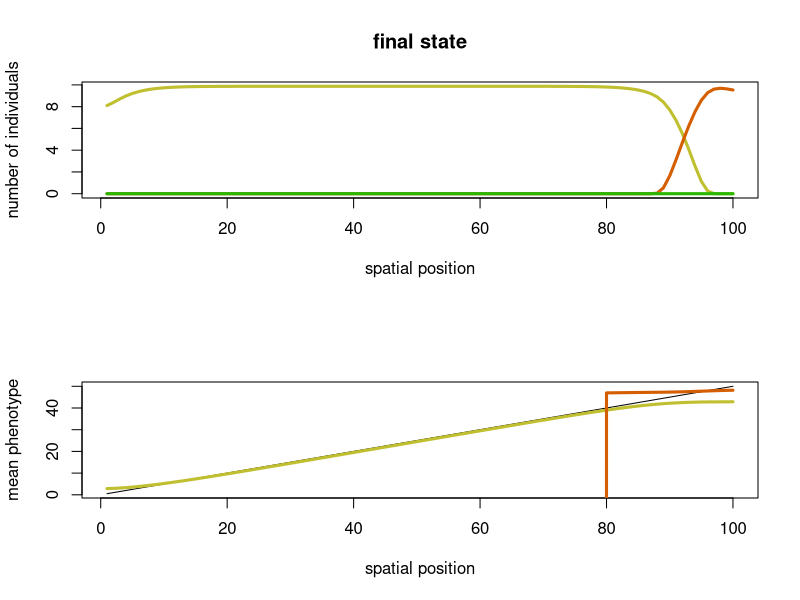
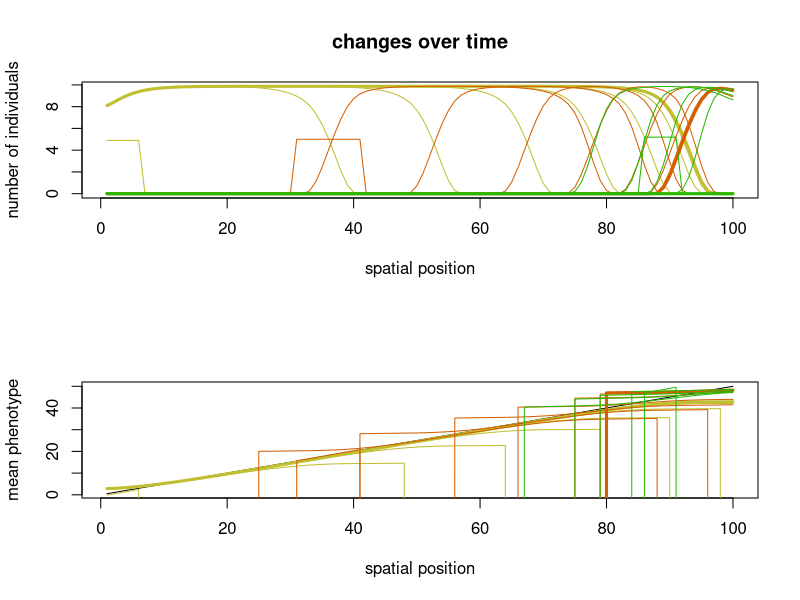

Reproduce these figures in R, in order.
myyellow <- rgb(0.750, 0.750, 0.188) #BFBF30
myorange <- rgb(0.832, 0.367, 0)     #D45E00
mygreen <- rgb(0.161, 0.718, 0.008)  #29B702
myblue <- rgb(0, 0.445, 0.695)       #0071B1
mypurple <- rgb(0.443, 0.035, 0.667) #7109AA
mycol <- c(myyellow, myorange, mygreen, myblue, mypurple)

#--------------------------------------------------
# mv ../input/*.dat .
# or make a simlink
#-------------------------------------------------- 
# setwd("../test/03-dispersal_first/")
setwd("/home/emma/plastic-cd/EvoCompX/input/")

# number of species
nsp <- 3

# slope of the optimum phenotype function
opt.slope <- 0.5  # could get from params file

# open an output file
pdf("results.pdf", width=8.5, height=11)
par(mfrow=c(2,1))


#--------------------------------------------------
# The final state of the system
#-------------------------------------------------- 

dat.num = read.table("num_final.dat")
dat.zbar = read.table("zbar_final.dat")
dat = cbind(dat.num, dat.zbar)
names(dat) = paste(append(rep("num", nsp), rep("zbar", nsp)), 
                   rep(as.character(seq(nsp)), 2), sep="")

x = seq(length(dat[,1]))

# number of individuals
plot(x, dat$num1, type="l", lwd=3, col=mycol[1], xlab="spatial position",
        ylab="number of individuals")
lines(x, dat$num2, lwd=3, col=mycol[2])
lines(x, dat$num3, lwd=3, col=mycol[3])
# lines(x, dat$num4, lwd=3, col=mycol[4])
# lines(x, dat$num5, lwd=3, col=mycol[5])
# TODO: use a loop, but need to name columns differently

title("final state")

# mean phenotype
plot(x, x*opt.slope, type="l", xlab="spatial position", ylab="mean phenotype")
lines(x, dat$zbar1, lwd=3, col=mycol[1])
lines(x, dat$zbar2, lwd=3, col=mycol[2])
# lines(x, dat$zbar3, lwd=3, col=mycol[3])
# lines(x, dat$zbar4, lwd=3, col=mycol[4])
# lines(x, dat$zbar5, lwd=3, col=mycol[5])

# TODO: when plotting zbar, omit points for which num is very small (or at least omit UNDEF)

#--------------------------------------------------
# Changes over time
#-------------------------------------------------- 

# swap rows and columns while reading in data
# so each time slice is a column and each row is a cell
num1 = t(read.table("num1.dat"))
num2 = t(read.table("num2.dat"))
num3 = t(read.table("num3.dat"))
# num4 = t(read.table("num4.dat"))
# num5 = t(read.table("num5.dat"))
zbar1 = t(read.table("zbar1.dat"))
zbar2 = t(read.table("zbar2.dat"))
zbar3 = t(read.table("zbar3.dat"))
# zbar4 = t(read.table("zbar4.dat"))
# zbar5 = t(read.table("zbar5.dat"))

t = length(num1[1,])
x = seq(length(num1[,1]))

# plot abundances
plot(x, num1[,t], type="l", lwd=3, col=mycol[1], xlab="spatial position",
        ylab="number of individuals")
matlines(x, num1[], col=mycol[1], lty=1)
lines(x, num2[,t], lwd=3, col=mycol[2])
matlines(x, num2[], col=mycol[2], lty=1)
lines(x, num3[,t], lwd=3, col=mycol[3])
matlines(x, num3[], col=mycol[3], lty=1)
# lines(x, num4[,t], lwd=3, col=mycol[4])
# matlines(x, num4[], col=mycol[4], lty=1)
# lines(x, num5[,t], lwd=3, col=mycol[5])
# matlines(x, num5[], col=mycol[5], lty=1)

title("changes over time")

# plot mean phenotypes
plot(x, x*opt.slope, type="l", xlab="spatial position", ylab="mean phenotype")
lines(x, zbar1[,t], lwd=3, col=mycol[1])
matlines(x, zbar1[], col=mycol[1], lty=1)
lines(x, zbar2[,t], lwd=3, col=mycol[2])
matlines(x, zbar2[], col=mycol[2], lty=1)
lines(x, zbar3[,t], lwd=3, col=mycol[3])
matlines(x, zbar3[], col=mycol[3], lty=1)
# lines(x, zbar4[,t], lwd=3, col=mycol[4])
# matlines(x, zbar4[], col=mycol[4], lty=1)
# lines(x, zbar5[,t], lwd=3, col=mycol[5])
# matlines(x, zbar5[], col=mycol[5], lty=1)


dev.off()
